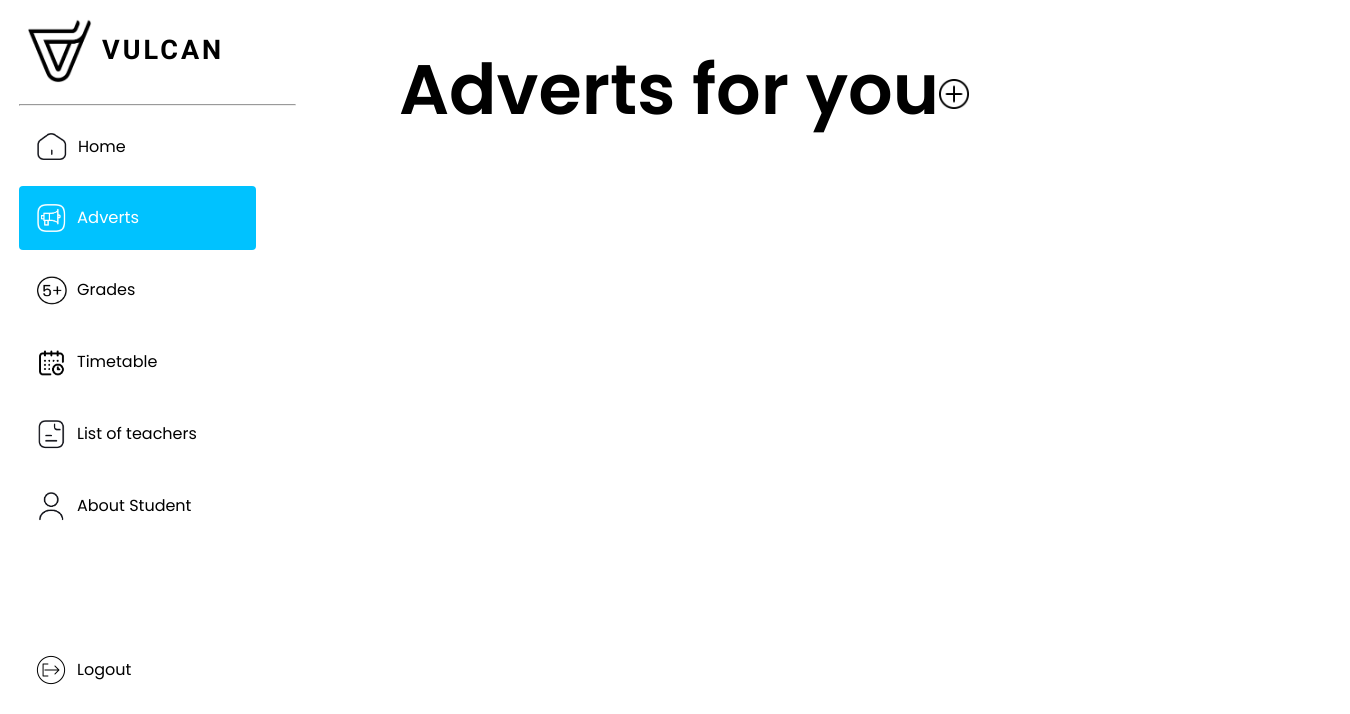
Before: /php/adverts.php with the older database file.
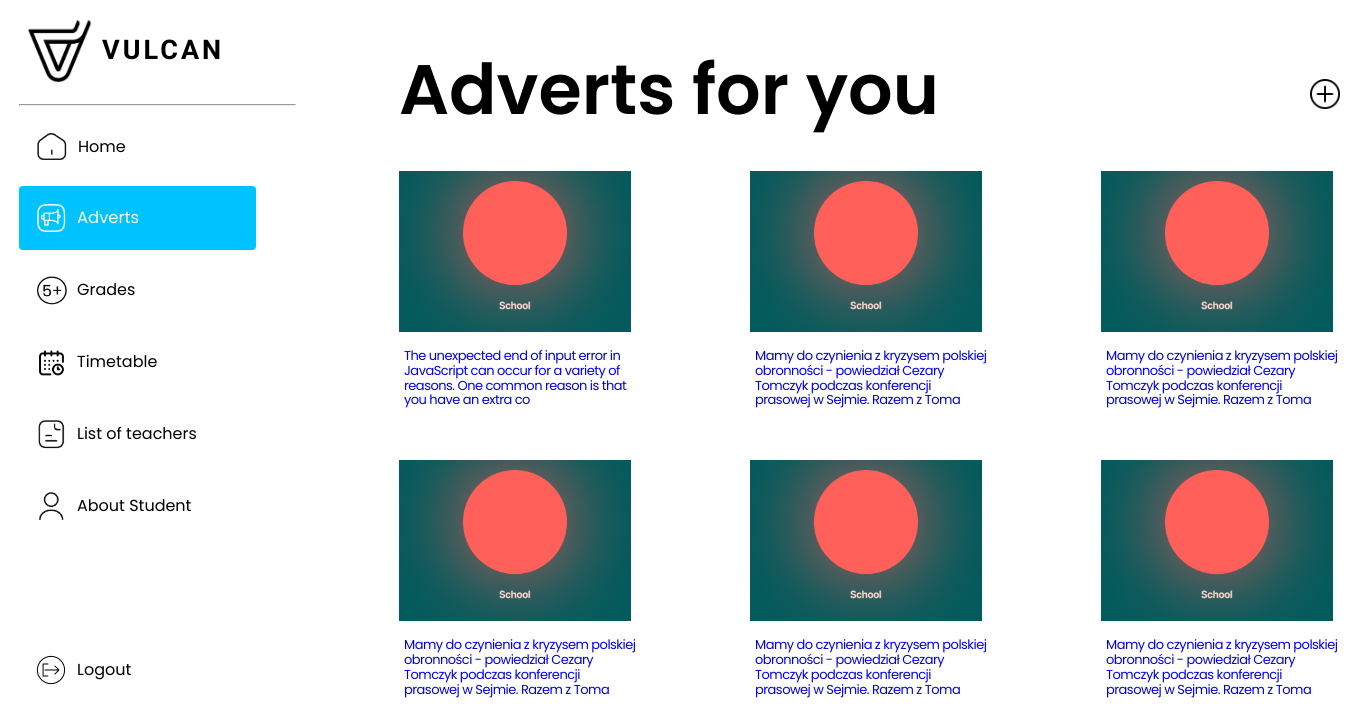
After: the same page with the newer database file.
### tables this page shows
CREATE TABLE `adverts` (
  `id` int(11) UNSIGNED NOT NULL,
  `title` varchar(25) NOT NULL,
  `content` varchar(10000) NOT NULL
);

### php/adverts.php (the view, shortened to what this page needs)
<!DOCTYPE html>
<html lang="en">
<head>
    <link rel="stylesheet" href="../css/reset.css">
    <link rel="stylesheet" href="../css/adverts.css">
</head>
<body>
    <div class="container">
        <div class="menu">
            <div class="logo">
                <img src="../img/logo/logo.png" alt="logo">
                <p>VULCAN</p>
            </div>
            <hr>
            <div class="links">
                <a href="home.php" class="link">
                    <div class="link_container">
                        <img src="../img/menu/home.png" alt="img" class="home_img">
                        <p>Home</p>
                    </div>
                </a>
                <a href="adverts.php" class="active_link link">
                    <div class="active_link_container">
                        <img src="../img/menu/adverts_active.png" alt="img" class="adverts_img">
                        <p>Adverts</p>
                    </div>
                </a>
                <a href="grades.php" class="link">
                    <div class="link_container">
                        <img src="../img/menu/grades.png" alt="img" class="grades_img">
                        <p>Grades</p>
                    </div>
                </a>
                <a href="../html/timetable.html" class="link">
                    <div class="link_container">
                        <img src="../img/menu/timetable.png" alt="img" class="timetable_img">
                        <p>Timetable</p>
                    </div>
                </a>
                <a href="teacherList.php" class="link">
                    <div class="link_container">
                        <img src="../img/menu/teacherList.png" alt="img" class="teacherList_img">
                        <p>List of teachers</p>
                    </div>
                </a>
                <a href="aboutStudent.php" class="link">
                    <div class="link_container">
                        <img src="../img/menu/student.png" alt="img" class="aboutStudent_img">
                        <p>About Student</p>
                    </div>
                </a>
                <div onclick="logOut('php')" class="link exit">
                    <div class="link_container">
                        <img src="../img/menu/exit.png" alt="img" class="aboutStudent_img">
                        <p>Logout</p>
                    </div>
                </div>
            </div>
        </div>
        <main class="main">
            <div class="header">
                <h1 class="title">
                    Adverts for you
                </h1>
                <a href="addAdvert.php"><img src="../img/adverts/plus.png" alt="plus"></a>
            </div>
            <div class="content">
                <?php
                    require 'connect.php';
                    $adverts = mysqli_query($conn, "SELECT * FROM `adverts` ORDER BY id DESC;");
                    while($advert = $adverts->fetch_assoc()){
                        echo '
                        <a href="advert_open.php?id='. $advert['id'] .'" class="poster">
                            <img src="../img/adverts/advert_img.png" alt="picture">
                            <p>
                                '. substr($advert['content'], 0, 130) .'
                            </p>
                        </a>';
                    }
                ?>
            </div>
        </main>
    </div>
</body>
</html>

Changed rows visible on the page:
added adverts: content "The unexpected end of input error in JavaScript can occur for a variety of reasons. One common reason is that you have an extra co"
added adverts: content "Mamy do czynienia z kryzysem polskiej obronności - powiedział Cezary Tomczyk podczas konferencji prasowej w Sejmie. Razem z Toma"
added adverts: content "Mamy do czynienia z kryzysem polskiej obronności - powiedział Cezary Tomczyk podczas konferencji prasowej w Sejmie. Razem z Toma"
added adverts: content "Mamy do czynienia z kryzysem polskiej obronności - powiedział Cezary Tomczyk podczas konferencji prasowej w Sejmie. Razem z Toma"
added adverts: content "Mamy do czynienia z kryzysem polskiej obronności - powiedział Cezary Tomczyk podczas konferencji prasowej w Sejmie. Razem z Toma"
added adverts: content "Mamy do czynienia z kryzysem polskiej obronności - powiedział Cezary Tomczyk podczas konferencji prasowej w Sejmie. Razem z Toma"
